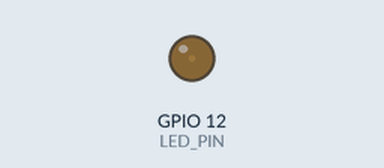
Simulated run of this program. Board: Raspberry Pi (BCM pin numbers). Shown: output pins drawn as LEDs (lit = HIGH).

Above: at 0.05 s.
At 0.65 s:
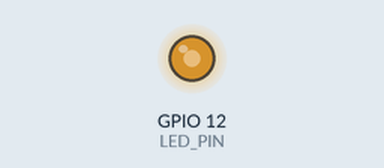
At 1.15 s:
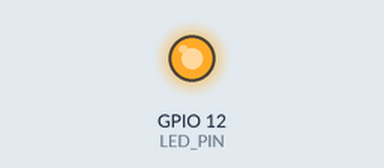
At 2.25 s:
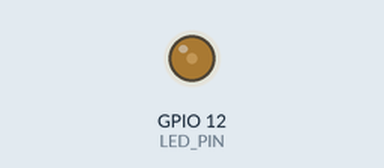
Timing chart, 0 to 7.0 s (numbered marks = the images above):
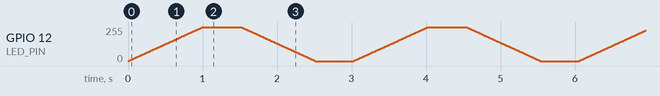

The program:

pwmled.py
```python
import RPi.GPIO as GPIO
import time

LED_PIN=12

GPIO.setwarnings(False)
GPIO.setmode(GPIO.BCM)
GPIO.setup(LED_PIN, GPIO.OUT)

pi_pwm = GPIO.PWM(LED_PIN, 1000)
pi_pwm.start(0)

while True:
    for duty in range(0,101,1):
        pi_pwm.ChangeDutyCycle(duty)
        time.sleep(0.01)
    time.sleep(0.5)

    for duty in range(100, -1, -1):
        pi_pwm.ChangeDutyCycle(duty)
        time.sleep(0.01)
    time.sleep(0.5)
```
